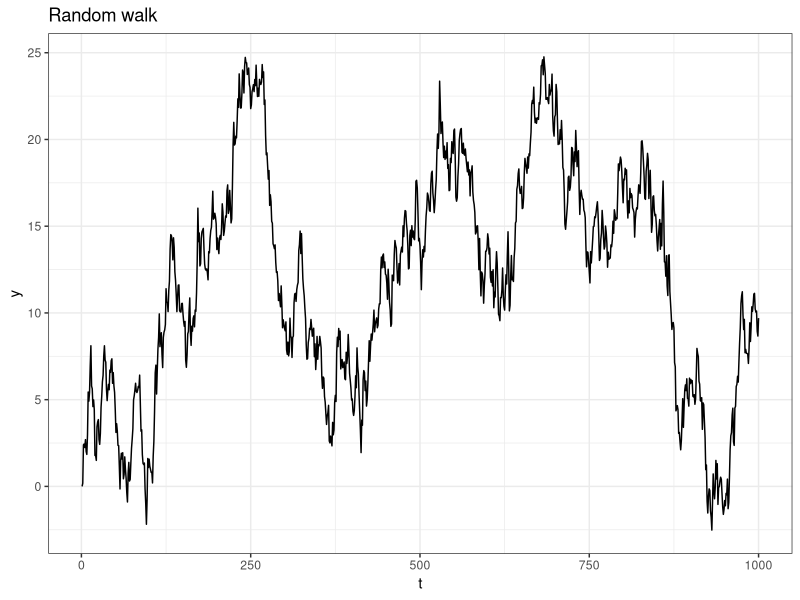
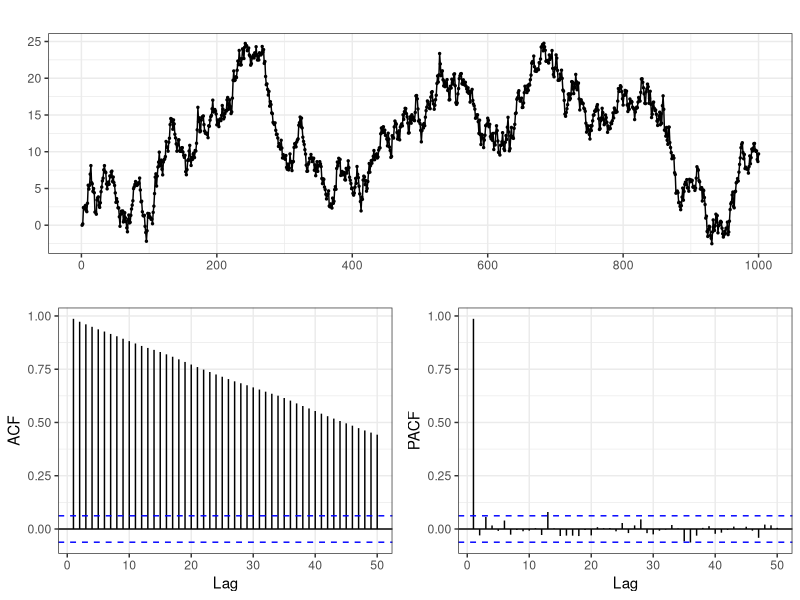
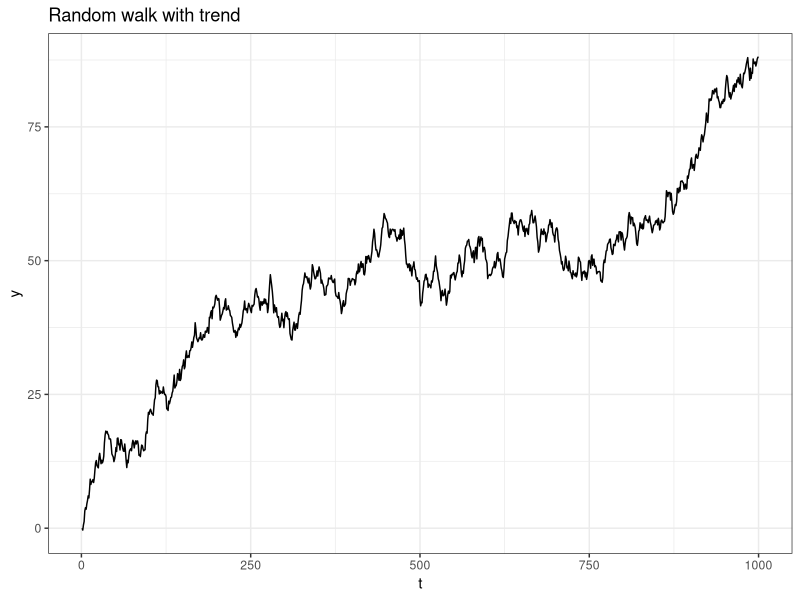
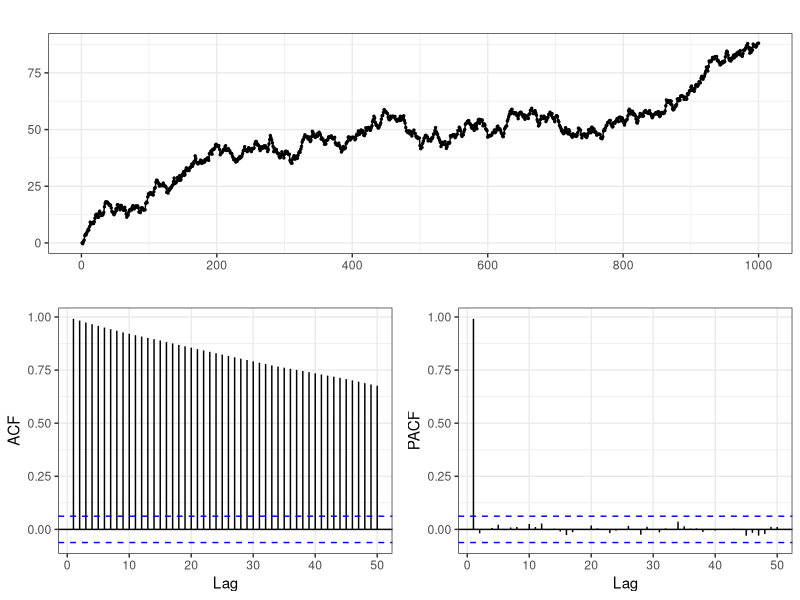
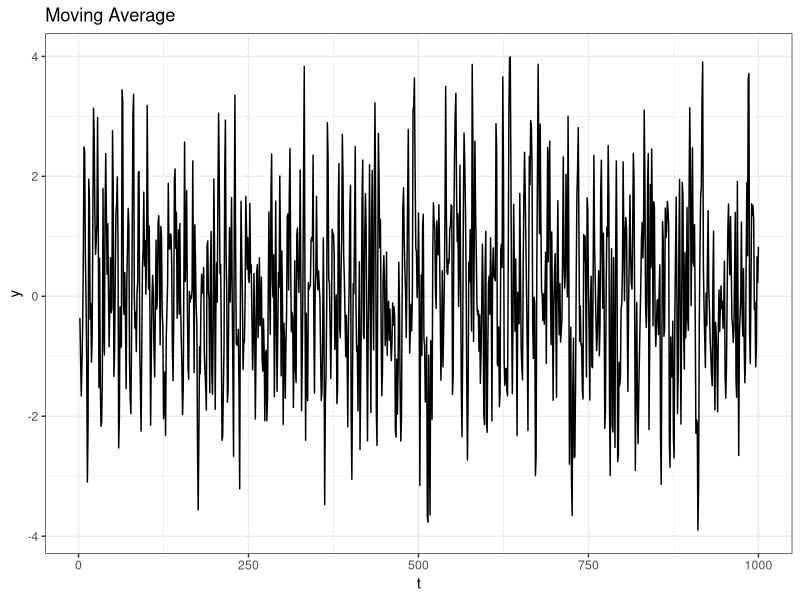
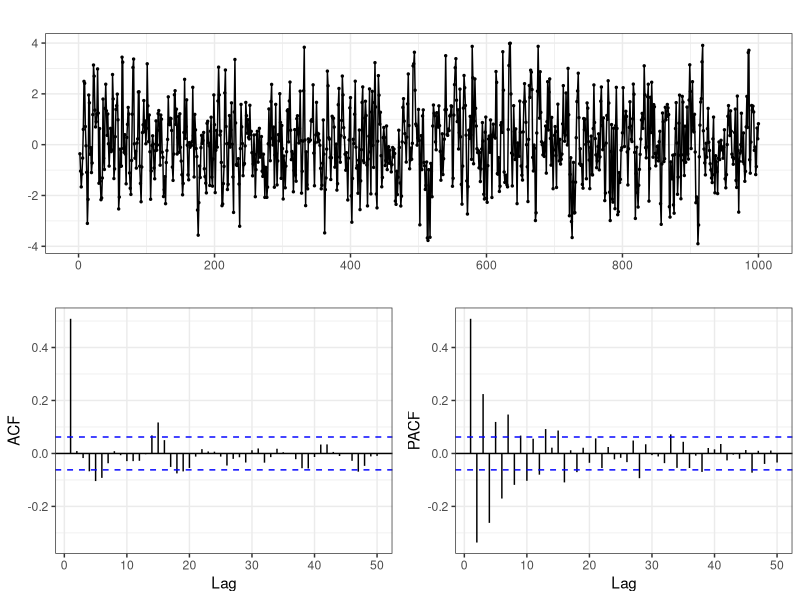
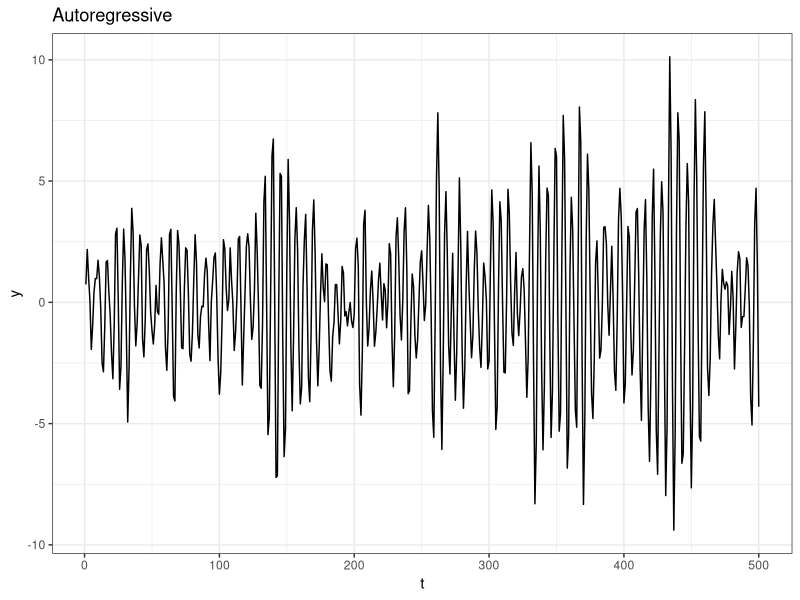
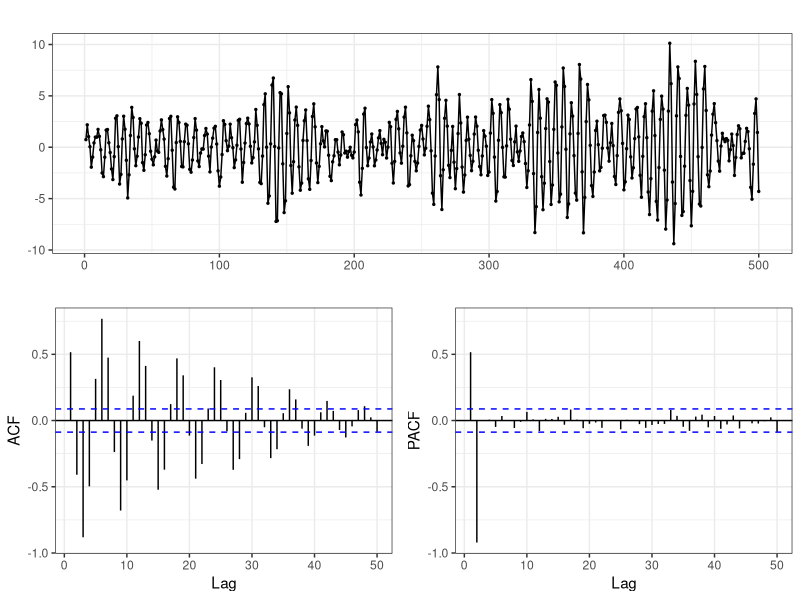

Write the R code that produced these figures, in order. (Note: this script raises an error after producing the figures.)
## ---- chunk 1
ggplot2::theme_set(ggplot2::theme_bw())
## ---- chunk 2
library(tidyverse)
## ---- chunk 3
rw = data_frame(
  t = 1:1000,
  y = cumsum(c(0, rnorm(999)))
)

ggplot(rw, aes(x=t, y=y)) + geom_line() + labs(title="Random walk")

forecast::ggtsdisplay(rw$y, lag.max = 50)
## ---- chunk 4
rwt = data_frame(
  t = 1:1000,
  y = cumsum(c(0, 0.1+rnorm(999)))
) 

ggplot(rwt, aes(x=t, y=y)) + geom_line() + labs(title="Random walk with trend")
forecast::ggtsdisplay(rwt$y, lag.max = 50)
## ---- chunk 5
ma = data_frame(
  t = 1:1000,
  w = rnorm(1000)
) %>%
  mutate(
    y = (c(NA,w[-1000]) + w)
  )

ggplot(ma, aes(x=t, y=y)) + geom_line() + labs(title="Moving Average")
forecast::ggtsdisplay(ma$y, lag.max = 50, na.action = na.omit)
## ---- chunk 6
ar = data_frame(
  t = 1:500,
  w = rnorm(500),
  y = NA
)

for(i in seq_along(ar$w))
{
  if (i == 1)
    ar$y[i] = ar$w[i]
  else if (i==2)
    ar$y[i] = ar$y[i-1] + ar$w[i]
  else
    ar$y[i] = ar$y[i-1] -0.9*ar$y[i-2] + ar$w[i]
}

ggplot(ar, aes(x=t, y=y)) + geom_line() + labs(title="Autoregressive")
forecast::ggtsdisplay(ar$y, lag.max = 50, na.action = na.omit)
## ---- chunk 7
aus_wine = forecast::wineind

aus_wine=data.frame(date=time(aus_wine), sales=as.matrix(aus_wine)) 

aus_wine %>%
  ggplot(aes(x = date, y = sales)) + 
  geom_line() + 
  geom_point()
## ---- chunk 8
l  = lm(sales ~ date, data=aus_wine)
l2 = lm(sales ~ date + I(date^2), data=aus_wine)

d = aus_wine %>%
  modelr::add_predictions(l, var="linear") %>%
  modelr::add_predictions(l2, var="quadratic")

d %>%
  select(-sales) %>%
  tidyr::gather(model, sales, -date) %>%
  ggplot(aes(x=date, y=sales, color=model)) + 
  geom_line(data=d, color="black") + 
  geom_point(data=d, color="black") +
  geom_line(size=1.5, alpha=0.75) + 
  labs(title = "Model Fit")
## ---- chunk 9
d = aus_wine %>%
  modelr::add_residuals(l, var="lin_resid") %>%
  modelr::add_residuals(l2, var="quad_resid")

d %>%
tidyr::gather(type, residual, -(date:sales)) %>%
ggplot(aes(x=date, y=residual, color=type)) + 
  geom_point() +
  geom_line() +
  facet_wrap(~type, nrow=2) +
  labs(title = "Residuals")
## ---- chunk 10
forecast::ggtsdisplay(d$quad_resid, lag.max = 36)
## ---- chunk 11
d_lags = bind_cols(
  d,
  purrr::map_dfc(0:12, ~ list(lag = lag(d$quad_resid, n=.x))) %>% select(-lag)
) %>% 
  tidyr::gather(lag, lag_value, -(date:quad_resid)) %>%
  mutate(lag = forcats::as_factor(lag))

ggplot(d_lags, aes(x=lag_value, y=quad_resid)) +
  geom_point(alpha=0.6) +
  facet_wrap(~lag, ncol=4) +
  geom_smooth(method="lm", color='red', se = FALSE, alpha=0.1) + 
  labs(title = "Original sales vs. sales at lag i")
## ---- chunk 12
# fitting model where lag12 is a predictor
d_ar = mutate(d, lag_12 = lag(quad_resid, 12))
l_ar = lm(quad_resid ~ lag_12, data=d_ar)
summary(l_ar)
## ---- chunk 13
d_ar = d_ar %>%
  modelr::add_residuals(l_ar)

d_ar %>%
  ggplot(aes(x=date, y=resid)) +
  geom_point() + 
  geom_line() + 
  labs(title = "Residuals of lag-12 Residuals")

forecast::ggtsdisplay(l_ar$residuals, lag.max = 36)
## ---- chunk 14
bind_cols(
  d_ar %>%
    modelr::add_residuals(l_ar) %>%
    select(-lag_12, -lin_resid, -quad_resid),
  purrr::map_dfc(0:12, ~ list(lag = lag(d_ar$resid, n=.x))) %>% select(-lag)
) %>%
  tidyr::gather(lag, lag_value, -(date:resid)) %>%
  mutate(lag = forcats::as_factor(lag)) %>%
  ggplot(aes(x=lag_value, y=resid)) +
    geom_point() +
    facet_wrap(~lag, ncol=4) +
    geom_smooth(method="lm", color='red', se = FALSE, alpha=0.1)
